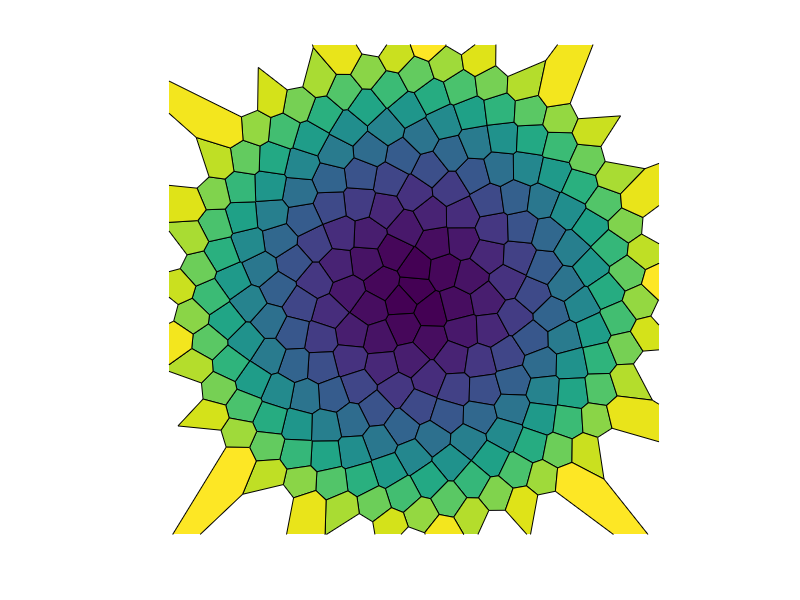

This chart was generated by the following MATLAB code:
%% Sunflower Seeds
% The Fibonacci sequence can give us some insight into sunflower seeds.

% phi = (sqrt(5)+1)/2;
% c = phi;

c = 1.618;
d = 2*pi/c;
theta = 0:d:1000;
r = sqrt(theta);
[x,y] = pol2cart(theta,r);

voronoi(x,y)

axis square
axis(30*[-1 1 -1 1])
axis off
%%
c = 1.618;
d = 2*pi/c;
theta = 0:d:1000;
r = sqrt(theta);
[x,y] = pol2cart(theta,r);

[v,c] = voronoin([x',y']);
cla
for i = 1:length(c)
    if all(c{i}~=1)
        % If at least one index is 1, then it is an open region and we can't patch it
        xp = v(c{i},1);
        yp = v(c{i},2);
        % use color i.
        patch(xp,yp,i);
    end
end

axis square
axis(30*[-1 1 -1 1])
axis off
